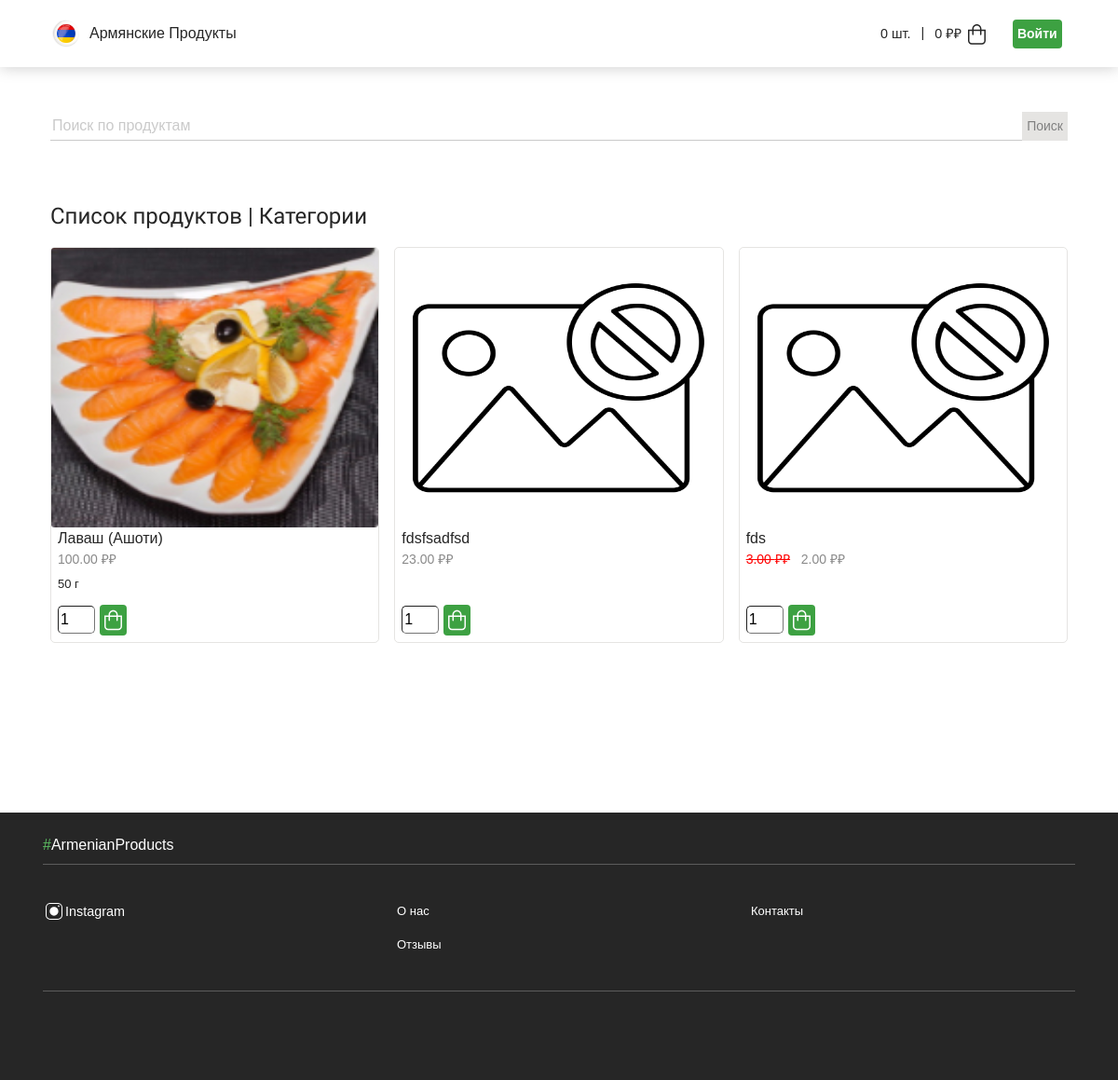
/, run on an earlier commit of the app's database.
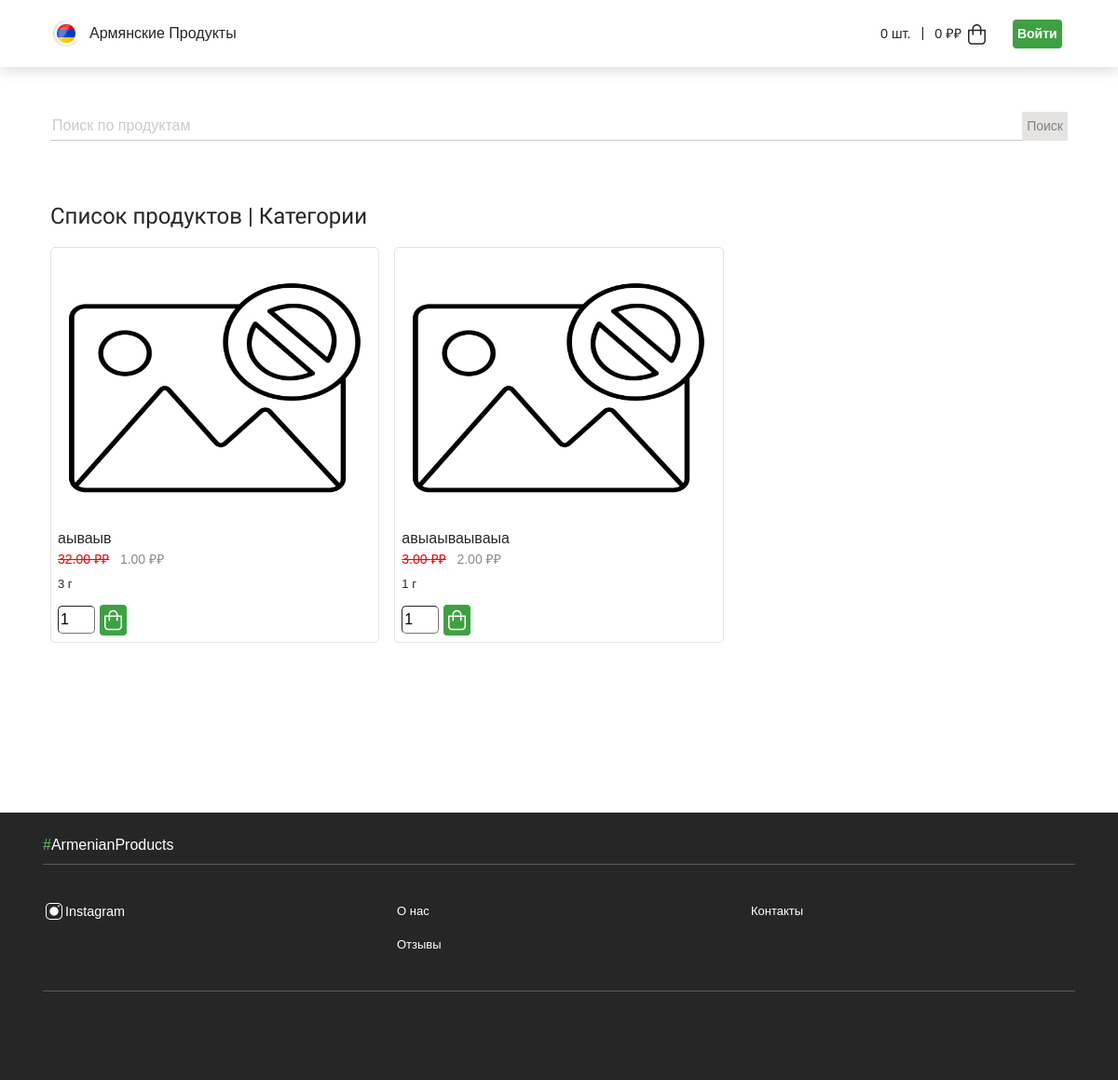
And on a later commit of the database.
### grocery_store/models.py (models this page shows, shortened)
class Product(models.Model):
    in_stock = models.BooleanField(default=True, verbose_name='В наличии')
    title = models.TextField(max_length=100, verbose_name='Наименование')
    time_create = models.DateTimeField(auto_now_add=True, verbose_name='Добавлено')
    time_update = models.DateTimeField(auto_now=True, verbose_name='Изменено')
    photo = models.ImageField(upload_to="photos/%Y/%m/%d/", default="photos/default.png", verbose_name='Фото')
    description = models.TextField(max_length=1024, default=None, blank=True, null=True,verbose_name='Описание')
    composition = models.TextField(max_length=1024, default=None, blank=True, null=True, verbose_name='Состав')
    nutritional_value = models.TextField(max_length=512, default=None, blank=True, null=True, verbose_name='Пищевая ценность')
    weight = models.PositiveIntegerField(blank=True, null=True, verbose_name='Масса')
    price = models.DecimalField(verbose_name='Цена', max_digits=10, decimal_places=2)
    price_with_discount = models.DecimalField(verbose_name='Цена со скидкой',  default=None, blank=True, null=True,  decimal_places=2, max_digits=10)
    category = models.ForeignKey('Category', on_delete=models.PROTECT, null=True, verbose_name='Категория')
    class Meta:
        verbose_name = "Продукт"
        verbose_name_plural = "Продукты"
        ordering = ['title']

### grocery_store/views.py (the view)
# urls.py: path('', ProductListPage.as_view(), name = "product_list"),
class ProductListPage(ListView):
    model = Product
    template_name = "grocery_store/product_list.html"
    context_object_name = 'products'
    paginate_by = 15
    def get_context_data(self, *, object_list=None, **kwargs):
        context = super().get_context_data(**kwargs)
        context['title'] = 'Список продуктов'
        context['search_by'] = ""
        context['form'] = CartAddProductForm()
        return context
    def get_queryset(self, *args, **kwargs):
        return Product.objects.order_by('-time_create')

### cart/forms.py
class CartAddProductForm(forms.Form):
    quantity = forms.IntegerField(label="",
                                widget=forms.NumberInput(attrs={"id": 'cart-amount', "value": 1}),
                                max_value=99,
                                min_value=1,
                                validators=[quantity_validation])
    update = forms.BooleanField(required=False,
                                initial=False,
                                widget=forms.HiddenInput)

### cart/cart.py (called while the page is built)
    def __len__(self):
        return sum(item['quantity'] for item in self.cart.values())

    def get_amount(self):
        return self.__len__()

    def get_total_price(self):
        return sum(Decimal(item['price']) * item['quantity'] for item in self.cart.values())

### cart/context_processors.py (called while the page is built)
def cart(request):
    return {'cart': Cart(request)}

### grocery_store/templatetags/floattags.py (called while the page is built)
def formatted_float(value):
    return str(value).replace(',','.')

### grocery_store/templates/grocery_store/product_list.html (shortened to what this page needs)
{% extends "grocery_store/main.html" %}
{% block "content" %}
{% load floattags %}
    {% include elements|add:"/search_container.html" with search_by=search_by %}
<div class="container">
    <h2 class="stores-header">{{ title }} | <a href="{% url 'categories' %}">Категории</a> </h2>
    <div class="stores-cards">
{% if products %}
{% for product in products %}
{% if product.in_stock %}
        <div  class="stores-card">
      <a href="{% url 'product_page' product.id %}">
        <div class="stores-card-pic">
          <img class="transition-fix" id="product-card-pic" src="{{ product.photo.url }}"
            alt="{{ product.name }}">
        </div>
          <div class="product-description">
          <div>{{ product.title }}</div>
              {% if product.price_with_discount %}
                      <div class="store-type"><s style="color: red;">{{ product.price|formatted_float }} ₽₽</s>&nbsp;&nbsp;&nbsp;{{ product.price_with_discount|formatted_float }} ₽₽</div>
              {% else %}
                <div class="store-type">{{ product.price|formatted_float }} ₽₽</div>
              {% endif %}
              {% if product.weight %}
        <div class="store-time">{{ product.weight }} г</div>
              {% endif %}
          </div>
      </a>
  {% firstof "grocery_store/elements" as elements %}
  {% include elements|add:"/cart_add_form.html" %}
        </div>
{% endif %}
{% endfor %}
{% else %}
        <p>Ничего не найдено</p>
{% endif %}
    </div>
  </div>
  {% firstof "grocery_store/elements" as elements %}
{% endblock %}

### grocery_store/templates/grocery_store/main.html (shortened to what this page needs)
{% load static %}
<!DOCTYPE html>
<html lang="ru">
<head>
  <link type="text/css" href="{% static 'grocery_store/css/!main.css' %}" rel="stylesheet"/>
</head>
<body>
  {% firstof "grocery_store" as home_root %}
  {% firstof "grocery_store/elements" as elements %}
  {% include elements|add:"/navbar.html" %}
  <div style="min-height: 100vh;">
    <div class="container">
    {% block "content" %}
    {% endblock %}
    </div>
  </div>
  {% include elements|add:"/footer.html" %}
</body>
</html>

### grocery_store/templates/grocery_store/elements/navbar.html
{% load static %}
<div class="nav">
    <div class="nav-panel container">
      <div class="nav-logo">
        <a href="/" style="display: flex; align-items: center; ">
          <img style="max-width: 50px;" src="{% static 'grocery_store/images/header/armenian_flag.png' %}">
          Армянские Продукты
        </a>
      </div>
      <div class="nav-cabinet">
        <a href="{% url 'cart:cart_detail' %}" class="icon-link nav-element">
          <p>{{ cart.get_amount }} шт.</p>&nbsp|&nbsp<p>{{ cart.get_total_price }} ₽₽</p>
          <img src="{% static 'grocery_store/images/header/basket.svg' %}" alt="Корзина">
        </a>
        <a href="/admin" type="button"
          class="nav-element button nav-button">Войти</a>
      </div>
    </div>
  </div>

### grocery_store/templates/grocery_store/elements/search_container.html
<div class="search container">
      <form action="{% url 'search' %}" method="get" class="search-form">
    <input class="input search-input" type="text" name="search-input-main"
      id="search-input-main" placeholder= "Поиск по продуктам" value="{{ search_by }}">
          <button name="page" class="search-button" type="submit" style="border: 0; border-radius: 0px; color:#808080; background: #E5E4E2;">Поиск</button>
          </form>
  </div>

### grocery_store/templates/grocery_store/elements/cart_add_form.html (shortened to what this page needs)
{% load static %}
<form action="{% url 'cart:cart_add' product.id %}" class="list-cart-form" method="post">
  {{ form }}
  <button type="submit" value="В корзину"><img src="{% static 'grocery_store/images/header/white_basket.svg' %}" alt="Корзина"></button>
</form>

### grocery_store/templates/grocery_store/elements/footer.html (shortened to what this page needs)
{% load static %}
<div class="footer">
    <div class="container">
          <div class="footer-link">
            <a href="/" class="hashtag">ArmenianProducts</a>
          </div>
      <hr class="footer-hr">
      <div class="footer-links">
        <div class="footer-links-column">
          <div class="socials-symbols">
            <a href="https://instagram.com/armenian_ecoproducts?igshid=YmMyMTA2M2Y=" class="icon-link">
              <div style="display:flex; align-items:center;">
                <img src="{% static 'grocery_store/images/footer/instagram.svg' %}" alt="Instagram">
                <p>Instagram</p>
              </div>
            </a>
          </div>
        </div>
        <div class="footer-links-column">
          <div class="footer-link"><a href="{% url 'about_us' %}">О нас</a></div>
          <div class="footer-link"><a href="{% url 'feedbacks' %}">Отзывы</a></div>
        </div>
        <div class="footer-links-column">
          <div class="footer-link"><a href="{% url 'contacts' %}">Контакты</a></div>
        </div>
      </div>
      <hr class="footer-hr">
      <div class="footer-legal">
      </div>
    </div>
  </div>

### grocery_store/static/grocery_store/css/universal/tricks.css (style rules this page uses)
::placeholder { color: var(--color-placeholder); }
.transition-fix { transform: rotate(0.00000000001deg); }
html { scroll-behavior: smooth; }

### grocery_store/static/grocery_store/css/common.css (style rules this page uses)
:root { --color-main: #5cbc61; --color-dark: #262626; --color-light: white; --color-lightergray: #f9f9f9; --color-lightgray: #efefef; --color-gray: #cacaca; --color-darkgray: #8a8a8a; --color-darkergray: #5c5c5c; --color-darkestgray: #3b3b3b; --color-placeholder: var(--color-gray); --container-padding-x: 8px; --border-radius: 3px; --scroller-size: 80px; --scroller-size-small: 64px; --max-width: 1124px; font-family: Roboto, 'Segoe UI', Oxygen, Ubuntu, Cantarell, 'Open Sans', -apple-system, BlinkMacSystemFont, 'Helvetica Neue', sans-serif; font-weight: 400; font-size: var(--font-size); color: var(--color-dark); }
h1, h2, h3, h4, h5, h6 { font-weight: 400; }
a { text-decoration: none; color: inherit; transition: color 0.3s; }
.container { padding: 0 var(--container-padding-x); margin: auto; }
.button { border: 1px solid var(--color-gray); background-color: var(--color-light); padding: 10px 20px; border-radius: var(--border-radius); transition: background-color 0.3s; }
@media screen and (min-width: 769px) { .container { max-width: var(--max-width); } }

### grocery_store/static/grocery_store/css/nav.css (style rules this page uses)
.nav { box-shadow: 0 0 16px var(--color-gray); position: sticky; top: 0px; background-color: var(--color-light); z-index: 100; max-width: 100%; }
.nav-panel { display: flex; justify-content: space-between; align-items: center; height: 72px; }
.nav-logo { padding: 13px 0; }
.nav-cabinet { display: flex; }
.nav-element { margin: auto 0.9rem; }
.nav-button { font-size: 0.8rem; font-weight: 600; }
.icon-link { display: flex; gap: 7px; align-items: center; font-size: 90%; }
.icon-link p { line-height: 12px; font-size: 100%; }

### grocery_store/static/grocery_store/css/search.css (style rules this page uses)
.search { padding-top: 3rem; padding-bottom: 3rem; width: 100%; }
.search-input { width: 100%; outline: none; border: none; border-bottom: 1px solid var(--color-placeholder); }
.search-form { display: flex; justify-content: space-between; }
.search-button { background: grey; }

### grocery_store/static/grocery_store/css/stores.css (style rules this page uses)
.stores-cards { display: grid; grid-template-columns: 1fr 1fr 1fr; grid-gap: 16px; margin-bottom: 50px; }
.stores-header { margin-top: 15px; margin-bottom: 15px; }
.stores-card { text-decoration: none; color: var(--color-dark); border: solid #E5E4E2 1px; border-radius: 5px; display: flex; flex-direction: column; justify-content: space-between; }
.stores-card-pic { width: 100%; border-radius: var(--border-radius); overflow: hidden; }
.stores-card-pic img { transition: 0.3s; width: 100%; overflow: hidden; min-height: 300px; max-height: 300px; }
.store-type { color: var(--color-darkgray); font-size: 0.875rem; }
.store-time { font-size: 0.8125rem; }
.store-name, .store-time, .store-type { margin-bottom: 0.35rem; }
.list-cart-form { display: flex; align-items: center; margin: 7px; }
#cart-amount { width: 40px; border-radius: 5px; border-width: 1px; height: 30px; margin-right: 5px; }
.product-description { margin-left: 7px; }

### grocery_store/static/grocery_store/css/footer.css (style rules this page uses)
.footer { padding-top: 15px; padding-bottom: 15px; background-color: var(--color-dark); max-width: 100%; height: 100%; }
hr { display: block; border: 0; margin: 0; padding: 0; height: 1px; border-top: 1px solid var(--color-darkergray); }
.footer-links { padding: 32px 0; display: flex; justify-content: space-between; column-gap: 32px; flex-flow: row; }
.footer-links-column { flex-basis: 33.3333%; display: flex; flex-flow: column nowrap; }
.footer-link { padding: 8px 0; color: var(--color-light); font-size: 0.8125rem; }
.footer-legal { font-size: 0.7rem; display: flex; justify-content: space-between; padding: 2rem 0; }
.hashtag { display: inline-block; font-size: medium; }
.hashtag::before { content: '#'; color: var(--color-main); }
.socials-symbols { display: flex; gap: 10px; padding-top: 6px; padding-bottom: 13px; }
.footer a { color: var(--color-light); }

### grocery_store/static/grocery_store/css/cart.css (style rules this page uses)
body { margin:0; padding:0; font-family:helvetica, sans-serif; }
h1, h2, h3, h4, h5 , h6 { font-family: 'Ubuntu', sans-serif; font-weight:normal; }
a.button, button[type="submit"], input[type="submit"] { color:#fff; background:#3da142; transition: background 0.3s ease-in; border-radius:4px; padding:5px; font-size:14px; border:0; }

What changed in the data, as far as the page shows it:
removed Product: photo (picture), title "Лаваш (Ашоти)", price "100.00", weight "50", quantity "1", in_stock True (drawn)
removed Product: photo (placeholder picture), title "fdsfsadfsd", price "23.00", quantity "1", in_stock True (drawn)
removed Product: photo (placeholder picture), title "fds", price "3.00", price_with_discount "2.00", quantity "1", in_stock True (drawn)
added Product: photo (placeholder picture), title "аываыв", price "32.00", price_with_discount "1.00", weight "3", quantity "1", in_stock True (drawn)
added Product: photo (placeholder picture), title "авыаываываыа", price "3.00", price_with_discount "2.00", weight "1", quantity "1", in_stock True (drawn)
